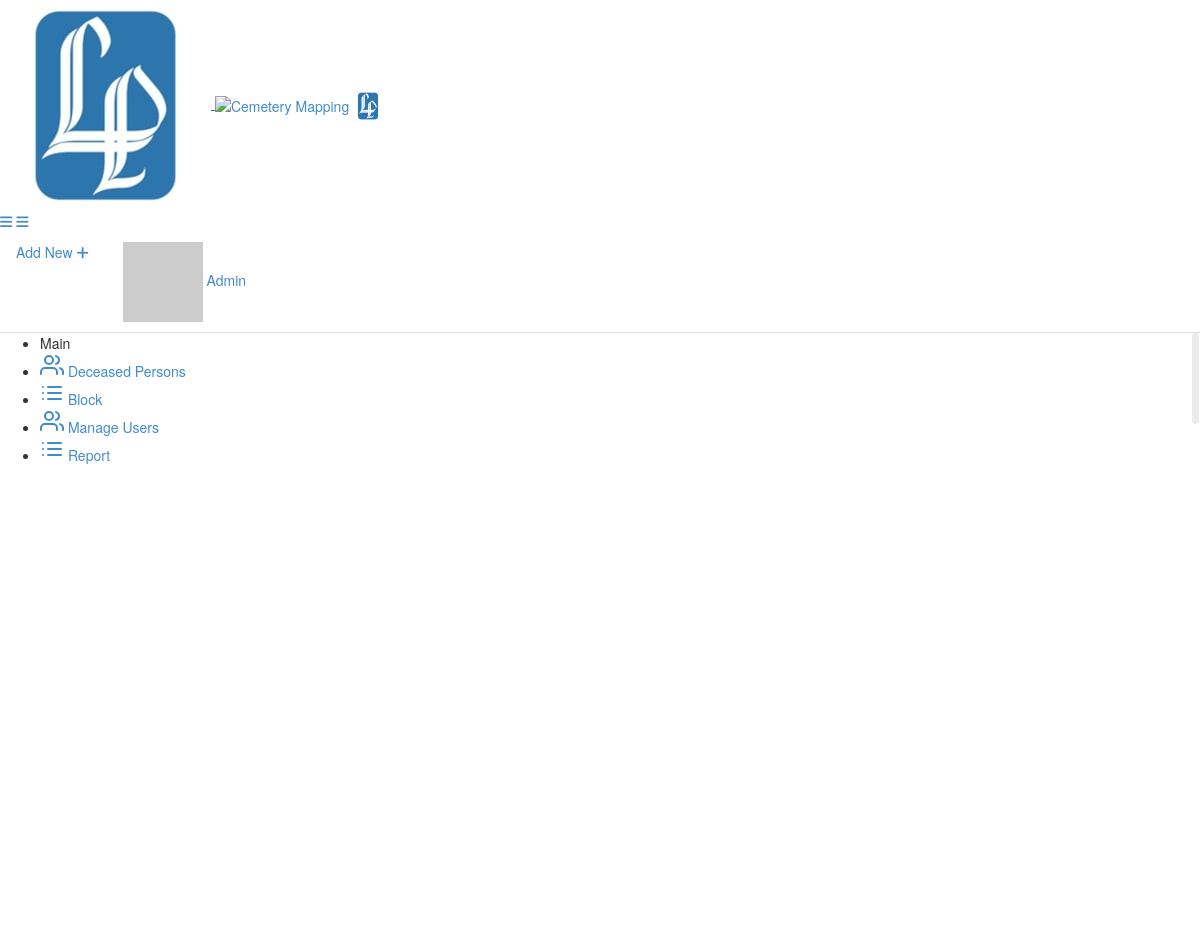
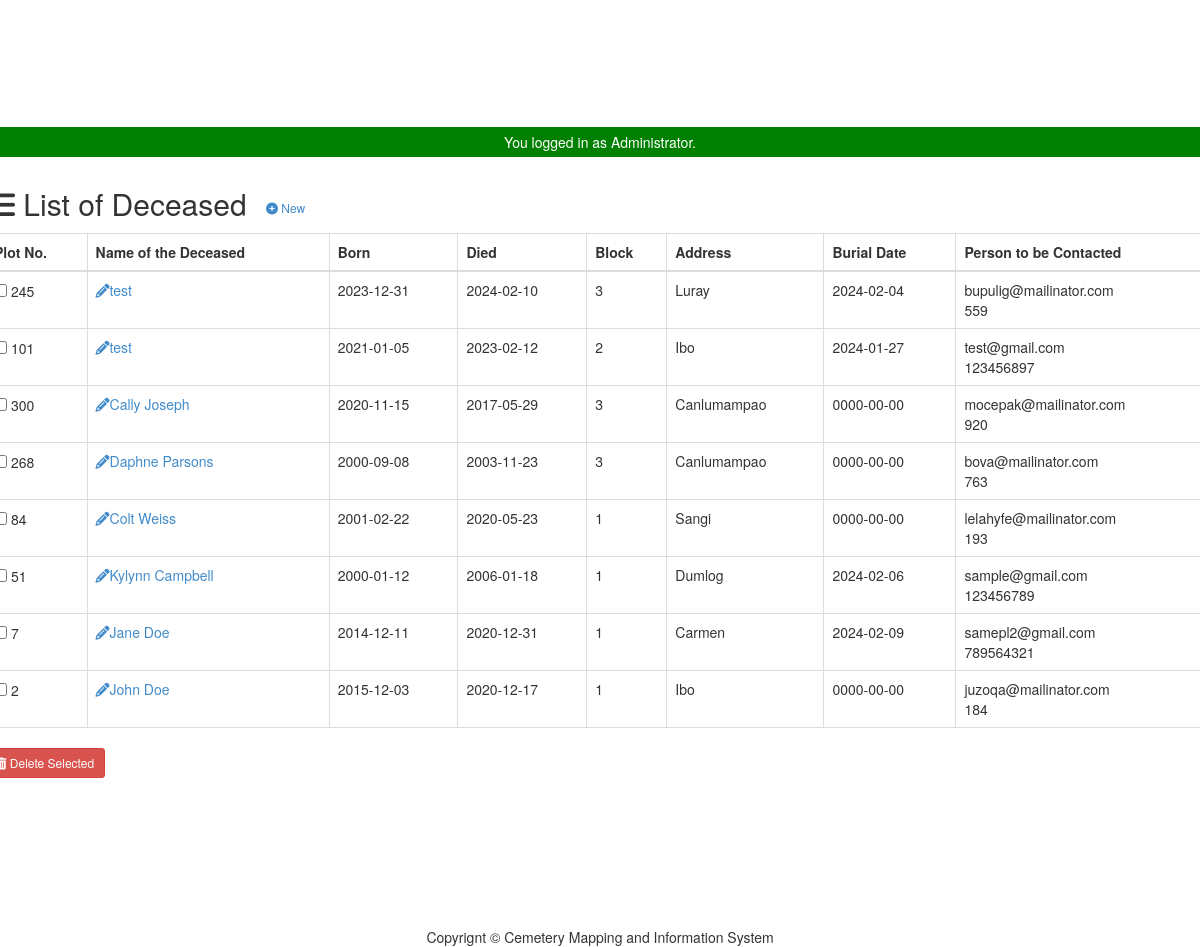
Screenshot of /admin/person/index.php (signed in) with the database file from the repository (2 pictures, top to bottom).
### tables this page shows
CREATE TABLE `tblpeople` (
  `PEOPLEID` int(11) NOT NULL,
  `FNAME` varchar(100) NOT NULL,
  `GRAVENO` int(11) NOT NULL,
  `BORNDATE` date NOT NULL,
  `DIEDDATE` date NOT NULL,
  `CATEGORIES` enum('1','2','3') NOT NULL,
  `LOCATION` enum('Poog','Luray','Dumlog','Canlumampao','Ibo','Carmen','Sangi') NOT NULL,
  `BURIALDATE` date NOT NULL
);

CREATE TABLE `tblreserve` (
  `id` int(11) NOT NULL,
  `user_id` int(11) NOT NULL,
  `graveno` int(11) NOT NULL,
  `block` int(11) NOT NULL,
  `location` varchar(100) NOT NULL,
  `status` varchar(100) NOT NULL DEFAULT 'Pending',
  `email` varchar(100) NOT NULL,
  `mobile_number` varchar(100) NOT NULL,
  `created_at` datetime NOT NULL DEFAULT current_timestamp()
);

### admin/person/index.php (called while the page is built, shortened)
<?php
require_once ("../theme/templates.php");
?>

### include/database.php (called while the page is built, shortened)
<?php
class Database {
	var $sql_string = '';
	private $conn;
	public function open_connection() {
		$this->conn = mysqli_connect(server,user,pass);
		if(!$this->conn){
			echo "Problem in database connection! Contact administrator!";
			exit();
		}else{
			$db_select = mysqli_select_db($this->conn,database_name);
		}
	}
	function setQuery($sql='') {
		$this->sql_string=$sql;
	}
	function executeQuery() {
		$result = mysqli_query($this->conn,$this->sql_string);
		return $result;
	}
	private function confirm_query($result) {
		return $result;
	}
	function loadResultList( $key='' ) {
		$cur = $this->executeQuery();
		$array = array();
		while ($row = mysqli_fetch_object($cur)) {
			if ($key) {
				$array[$row->$key] = $row;
			} else {
				$array[] = $row;
			}
		}
		return $array;
	}
}
$mydb = new Database();
?>

### admin/person/list.php (the view, shortened to what this page needs)
<div class="row">
	<div class="col-12">
		<div class="card">
			<div class="card-header">
				<h2>
					<i class="fa fa-list"></i> List of Deceased
					<a href="index.php?view=add" class="btn btn-secondary btn-sm">
						<i class="fa fa-plus-circle"></i> New
					</a>
				</h2>
			</div>
			<div class="card-body">
				<form action="controller.php?action=delete" Method="POST">
					<div class="table-responsive">
						<table id="dash-table" class="table table-bordered table-hover" cellspacing="0" width="100%">
							<thead>
								<tr>
									<th>Plot No.</th>
									<th>Name of the Deceased</td>
									<th>Born</th>
									<th>Died</th>
									<th>Block</th>
									<th>Address</th>
									<th>Burial Date</th>
									<th>Person to be Contacted</th>
								</tr>
							</thead>
							<tbody>
								<?php
								$query = "SELECT * FROM `tblpeople` ORDER BY `PEOPLEID` DESC";
								$mydb->setQuery($query);
								$cur = $mydb->loadResultList();
								foreach ($cur as $result) {
									$borndate =  $result->BORNDATE;
									$dieddate =  $result->DIEDDATE;
									echo '<tr>';
									echo '<td><input type="checkbox" name="selector[]" id="selector[]" value="' . $result->PEOPLEID . '"/> ' . $result->GRAVENO . '</td>';
									echo '<td><a title="edit" href="' . web_root . 'admin/person/index.php?view=edit&id=' . $result->PEOPLEID . '"><i class="fa fa-pencil "></i>' . $result->FNAME . '</a></td>';
									echo '<td>' . $borndate . '</td>';
									echo '<td>' . $dieddate . '</td>';
									echo '<td>' . $result->CATEGORIES . '</td>';
									echo '<td>' . $result->LOCATION . '</td>';
									echo '<td>' . $result->BURIALDATE . '</td>';
									$query = "SELECT * FROM `tblreserve` WHERE `graveno` = '" . $result->GRAVENO . "'";
									$mydb->setQuery($query);
									$cur1 = $mydb->loadResultList();
									echo '<td>';
									foreach ($cur1 as $result1) {
										echo $result1->email . '<br>';
										echo $result1->mobile_number . '<br>';
									}
									echo '</td>';
									echo '</tr>';
								}
								?>
							</tbody>
						</table>
						<div class="btn-group">
							<button type="submit" class="btn btn-danger btn-sm" name="delete" onclick="return confirm('Are you sure you want to delete this data?');"><i class="fa fa-trash fw-fa"></i> Delete Selected</button>
						</div>
					</div>
				</form>
			</div>
		</div>
	</div>
</div>

### rows the page displays
tblpeople: GRAVENO "245", FNAME "test", BORNDATE "2023-12-31", DIEDDATE "2024-02-10", CATEGORIES "3", LOCATION "Luray", BURIALDATE "2024-02-04"
tblreserve: email "bupulig@mailinator.com", mobile_number "559"
tblpeople: GRAVENO "101", FNAME "test", BORNDATE "2021-01-05", DIEDDATE "2023-02-12", CATEGORIES "2", LOCATION "Ibo", BURIALDATE "2024-01-27"
tblreserve: email "test@gmail.com", mobile_number "123456897"
tblpeople: GRAVENO "300", FNAME "Cally Joseph", BORNDATE "2020-11-15", DIEDDATE "2017-05-29", CATEGORIES "3", LOCATION "Canlumampao", BURIALDATE "0000-00-00"
tblreserve: email "mocepak@mailinator.com", mobile_number "920"
tblpeople: GRAVENO "268", FNAME "Daphne Parsons", BORNDATE "2000-09-08", DIEDDATE "2003-11-23", CATEGORIES "3", LOCATION "Canlumampao", BURIALDATE "0000-00-00"
tblreserve: email "bova@mailinator.com", mobile_number "763"
tblpeople: GRAVENO "84", FNAME "Colt Weiss", BORNDATE "2001-02-22", DIEDDATE "2020-05-23", CATEGORIES "1", LOCATION "Sangi", BURIALDATE "0000-00-00"
tblreserve: email "lelahyfe@mailinator.com", mobile_number "193"
tblpeople: GRAVENO "51", FNAME "Kylynn Campbell", BORNDATE "2000-01-12", DIEDDATE "2006-01-18", CATEGORIES "1", LOCATION "Dumlog", BURIALDATE "2024-02-06"
tblreserve: email "sample@gmail.com", mobile_number "123456789"
tblpeople: GRAVENO "7", FNAME "Jane Doe", BORNDATE "2014-12-11", DIEDDATE "2020-12-31", CATEGORIES "1", LOCATION "Carmen", BURIALDATE "2024-02-09"
tblreserve: email "samepl2@gmail.com", mobile_number "789564321"
tblpeople: GRAVENO "2", FNAME "John Doe", BORNDATE "2015-12-03", DIEDDATE "2020-12-17", CATEGORIES "1", LOCATION "Ibo", BURIALDATE "0000-00-00"
tblreserve: email "juzoqa@mailinator.com", mobile_number "184"

### other values shown
$_SESSION['U_NAME'] "Admin"
$_SESSION['message'] "You logged in as Administrator."
